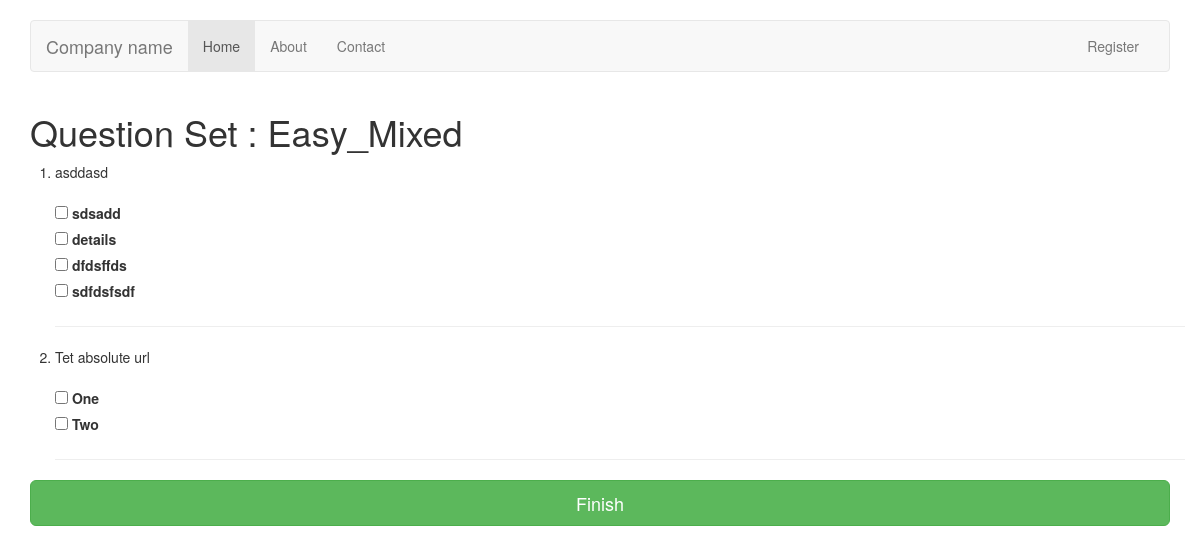
The page /qset/2/ on the database its author committed.
### Evaluator/models.py (models this page shows, shortened)
class QuestionSet(models.Model):
    name = models.CharField(max_length=200, default='QuestionSet')
    times_taken = models.IntegerField(default=0, editable=False)

class Question(models.Model):
    description = models.CharField('Description', max_length=300)
    difficulty_choice = (
        ('H', 'Hard'),
        ('M', 'Medium'),
        ('E', 'Easy'),
    )
    difficulty = models.CharField(
        max_length=3,
        choices=difficulty_choice,
        default='M'
                    )
    skill = models.ForeignKey(Skill, null=True)
    qset = models.ManyToManyField(QuestionSet)
    def __str__(self):  # __unicode__ on Python 2
        return "{0}".format(self.description)

class Answer(models.Model):
    detail = models.CharField(max_length=128, verbose_name=u'Answer\'s text')
    question = models.ForeignKey(Question, null=True)
    correct = models.BooleanField('Correct', default=True)

### Evaluator/views.py (the view)
# urls.py: url(r'^qset/(?P<qset_pk>\d+)/$', views.question_set_details, name='question_set_details'),
def question_set_details(request, qset_pk):
    question_set = QuestionSet.objects.get(pk=qset_pk)
    questions = Question.objects.filter(qset=question_set)
    return render(request, 'details_QuestionSet.html', {'question_set': question_set, 'questions':questions})

### Evaluator/templates/details_QuestionSet.html
{% extends 'base.html' %}
{% block content %}
<h1>Question Set : {{question_set.name}}</h1>
<div class="row">
    <ol>
	{% for question in questions %}
		<li>{{ question }}</li>
		<br>
		{% for option in question.answer_set.all %}
        	<input type="checkbox" name="option" id="option{{forloop.counter}}" value="choice.id">
	    	<label for="option{{forloop.counter}}">{{ option.detail }}</label><br>
    	{% endfor %}
    	<hr class="hr">
	{% endfor %}
    </ol>
</div>
<input type="submit" value="Finish" class="btn btn-success btn-lg btn-block" />
{% endblock %}

### rows shown on the page
QuestionSet: name "Easy_Mixed"
Question: description "asddasd"
Answer: detail "sdsadd"
Answer: detail "details"
Answer: detail "dfdsffds"
Answer: detail "sdfdsfsdf"
Question: description "Tet absolute url"
Answer: detail "One"
Answer: detail "Two"
